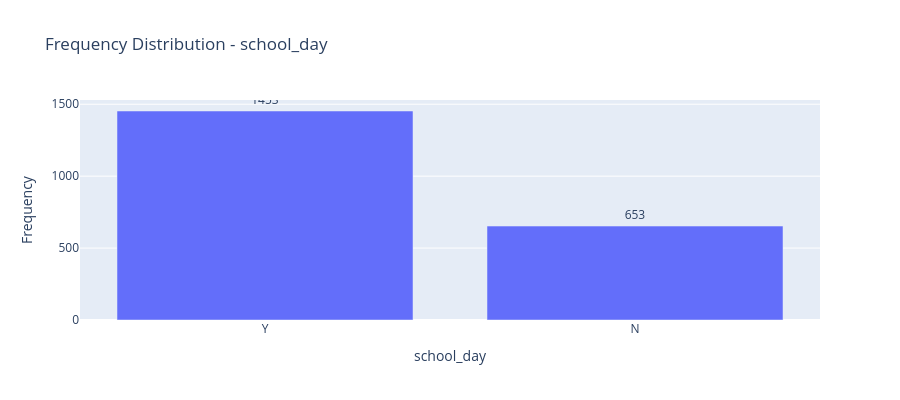
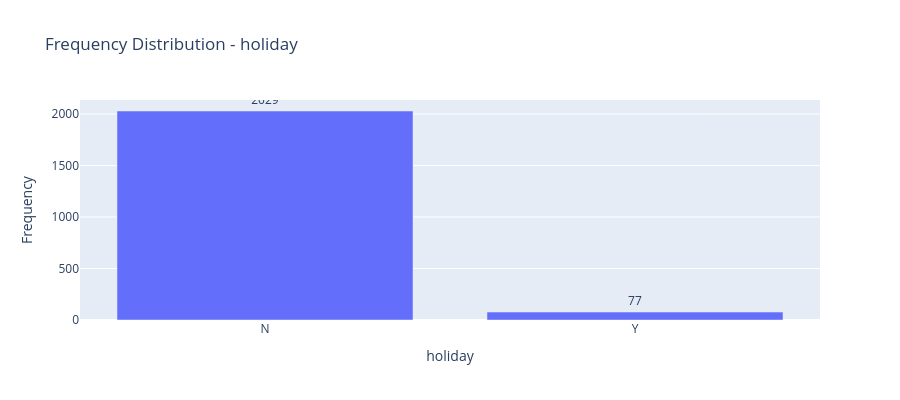

The cell these charts' notebook holds for them, in order:
### Code cell
# Create categorical variable visualizations
if categorical_cols:
    categorical_figs = create_categorical_summary_plots(df, categorical_cols)

    for col, fig in categorical_figs.items():
        print(f"\nDisplaying categorical visualization for: {col}")
        fig.show()

### Figure 1 — Plotly figure (JSON) as saved in the notebook; plotly's stock layout.template omitted (floating-point values rounded to 4 significant figures)
{"data": [{"text": [1453.0, 653.0], "textposition": "outside", "type": "bar", "x": ["Y", "N"], "y": [1453, 653]}], "layout": {"height": 400, "hovermode": "x", "title": {"text": "Frequency Distribution - school_day"}, "xaxis": {"title": {"text": "school_day"}}, "yaxis": {"title": {"text": "Frequency"}}}}

### Figure 2 — Plotly figure (JSON) as saved in the notebook; plotly's stock layout.template omitted (floating-point values rounded to 4 significant figures)
{"data": [{"text": [2029.0, 77.0], "textposition": "outside", "type": "bar", "x": ["N", "Y"], "y": [2029, 77]}], "layout": {"height": 400, "hovermode": "x", "title": {"text": "Frequency Distribution - holiday"}, "xaxis": {"title": {"text": "holiday"}}, "yaxis": {"title": {"text": "Frequency"}}}}
